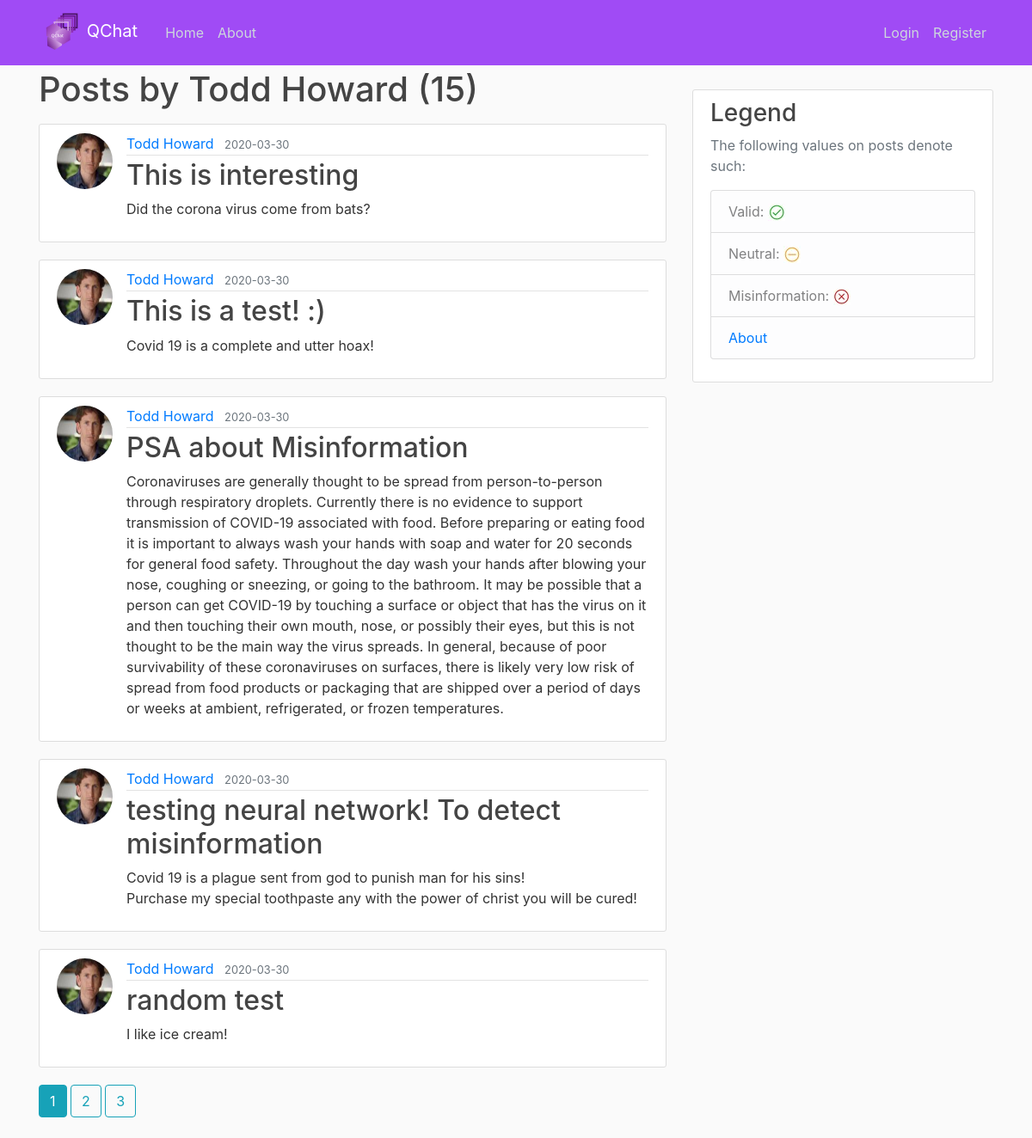
Screenshot of /user/Todd Howard with the database file from the repository.
### app/models.py (models this page shows, shortened)
class User(db.Model, UserMixin):
    id = db.Column(db.Integer, primary_key=True)                                    # Primary Key
    username = db.Column(db.String(20), unique=True, nullable=False)                # Each User will have a username, with a max(20) characters, it must be unique, and Null is not allowed!
    email = db.Column(db.String(120), unique=True, nullable=False)                  # Each User will have an email, with a max(120) characters, it must be unique, and Null is not allowed!
    image_file = db.Column(db.String(2083), nullable=False, default='default.jpg')    # Each User will have a defualt profile Image, so uniqueness does not apply, since Null is not allowed!
    password = db.Column(db.String(60), nullable=False)                             # Each User will have passwords, with a max(60) characters, uniqueness does not apply, and Null is not allowed!
    posts = db.relationship('Post', backref='author', lazy=True)                    # This is linked to Posts, Lazy Evaluation is set to: True

class Post(db.Model):
    id = db.Column(db.Integer, primary_key=True)                                    # Primary Key
    title = db.Column(db.String(100), nullable=False)                               # Each Post will have a title, with a max(100) characters, uniqueness does not apply, and Null is not allowed!
    date_posted = db.Column(db.DateTime, nullable=False, default=datetime.utcnow)   # Each Post will have a date_posted, with DateTime set to utcnow, current time, and Null is not allowed!
    content = db.Column(db.Text, nullable=False)                                    # Each Post will have a content with no character limit, and Null is not allowed!
    user_id = db.Column(db.Integer, db.ForeignKey('user.id'), nullable=False)       # This is using the user id as a ForeignKey, each post must have an Author, so Null is not allowed!

### app/users/routes.py (the view)
@users.route('/user/<string:username>')                                       # String
def user_posts(username):
    page = request.args.get('page', 1, type=int)                            # We request a page, the default page is 1, of type int
    user = User.query.filter_by(username=username).first_or_404()
    posts = Post.query.filter_by(author=user)\
        .order_by(Post.date_posted.desc())\
        .paginate(page=page, per_page=5)
    return render_template('user_posts.html', posts=posts, user=user)       # Redirect to user_posts.html

### app/templates/user_posts.html
{% extends "template.html" %}
{% block content %}
    <h1 class="mb-3">Posts by {{ user.username }} ({{ posts.total }}) </h1>
    {% for post in posts.items %}
        <article class="media content-section">
            <img class="rounded-circle article-img" src="{{ post.author.image_file }}">
            <div class="media-body">
                <div class="article-metadata">
                    <a class="mr-2" href="{{ url_for('users.user_posts', username=post.author.username) }}">{{ post.author.username }}</a>
                    <small class="text-muted">{{ post.date_posted.strftime('%Y-%m-%d') }}</small>
                </div>
                <h2><a class="article-title" href="{{url_for('posts.post', post_id=post.id) }}">{{ post.title }}</a></h2>
                <p class="article-content">{{ post.content }}</p>
            </div>
        </article>
    {% endfor %}
    {% for page_num in posts.iter_pages(left_edge=1, right_edge=1, left_current=1, right_current=2) %}
        {% if page_num %}
            {% if posts.page == page_num %}
                <a class="btn btn-info mb-4" href="{{ url_for('users.user_posts', username=user.username, page=page_num) }}">{{ page_num }}</a>
            {% else %}
                <a class="btn btn-outline-info mb-4" href="{{ url_for('users.user_posts', username=user.username, page=page_num) }}">{{ page_num }}</a>
            {% endif %}
        {% else %}
            ...
        {% endif %}
    {% endfor %}
{% endblock content %}

### app/static/main.css (style rules this page uses)
body { background: #fafafa; color: #333333; margin-top: 5rem; }
h1, h2, h3, h4, h5, h6 { color: #444444; }
.content-section { background: #ffffff; padding: 10px 20px; border: 1px solid #dddddd; border-radius: 3px; margin-bottom: 20px; }
.article-title { color: #444444; }
.article-content { white-space: pre-line; }
.article-img { height: 65px; width: 65px; margin-right: 16px; }
.article-metadata { padding-bottom: 1px; margin-bottom: 4px; border-bottom: 1px solid #e3e3e3 }

### rows the page displays
User: username "Todd Howard"
Post: author.image_file (picture), author.username "Todd Howard", date_posted "2020-03-30", title "This is interesting", content "Did the corona virus come from bats?"
Post: author.image_file (picture), author.username "Todd Howard", date_posted "2020-03-30", title "This is a test! :)", content "Covid 19 is a complete and utter hoax!"
Post: author.image_file (picture), author.username "Todd Howard", date_posted "2020-03-30", title "PSA about Misinformation", content "Coronaviruses are generally thought to be spread from person-to-person through respiratory droplets. Currently there is no evidence to support transmission of COVID-19 associated with food. Before preparing or eating food it is important to always wash your hands with soap and water for 20 seconds for general food safety. Throughout the day wash your hands after blowing your nose, coughing or sneezing, or going to the bathroom. It may be possible that a person can get COVID-19 by touching a surface or object that has the virus on it and then touching their own mouth, nose, or possibly their eyes, but this is not thought to be the main way the virus spreads. In general, because of poor…"
Post: author.image_file (picture), author.username "Todd Howard", date_posted "2020-03-30", title "testing neural network! To detect misinformation", content "Covid 19 is a plague sent from god to punish man for his sins! Purchase my special toothpaste any with the power of christ you will be cured!"
Post: author.image_file (picture), author.username "Todd Howard", date_posted "2020-03-30", title "random test", content "I like ice cream!"

### other values shown
{{ posts.total }} "15"
{{ page_num }} "1"
{{ page_num }} "2" "3"
